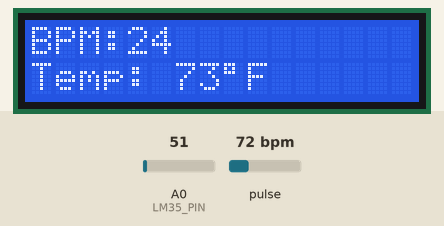
Simulated run of this sketch. Board: Arduino Uno, built with avr-gcc and run on an emulated ATmega328P. Parts: 16×2 character LCD. Inputs (shaded band) come from the test bench; at power-on: A0 (LM35_PIN) = 51, pulse 72 bpm.

Above: at 3.3 s.
3.4 s: A0 (LM35_PIN) set to 74
At 4.5 s:
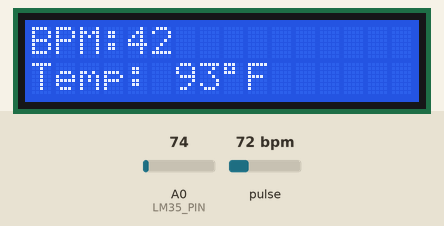
6.2 s: A0 (LM35_PIN) set to 89
At 7.5 s:
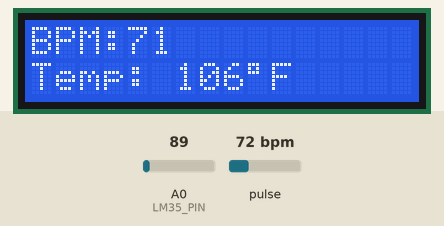
7.8 s: pulse set to 100 bpm
At 9.8 s:
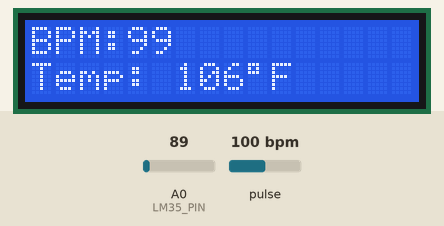
9.9 s: pulse set to 42 bpm
At 12.2 s:
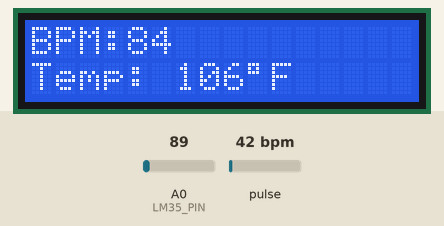
12.9 s: pulse set to 130 bpm
At 13.23 s:
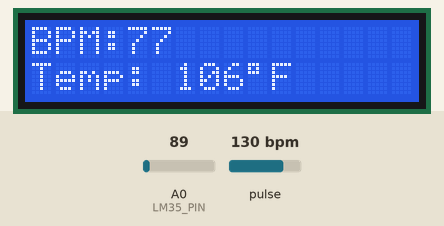
14.9 s: pulse set to 100 bpm
At 15.9 s:
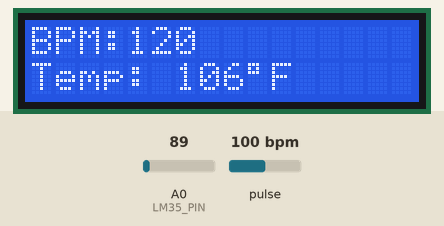
Timing chart, 0 to 17.9 s (numbered marks = the images above; inputs shaded):
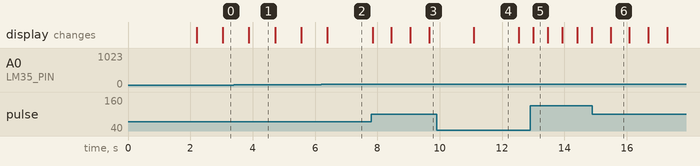

Measured:
- after the input at 6.2 s, the display: changes after 0.20 s (image 2)
- after the input at 7.8 s, the display: first changes at once (image 3 shows a later state)
- after the input at 9.9 s, the display: changes after 1.2 s (image 4)
- after the input at 12.9 s, the display: changes after 0.10 s (image 5)
- after the input at 14.9 s, the display: changes after 0.58 s (image 6)
- what the display in image 1 shows lasts 0.8 s, from 3.9 s to 4.7 s
- what the display in image 4 shows lasts 1.4 s, from 11.1 s to 12.5 s

The sketch:

HeartRate_Monitoring_Device.ino
```cpp
#include <Wire.h>
#include <LiquidCrystal_I2C.h>    // Include LCD I2C library
#include "MAX30105.h"             // MAX3010x library
#include "heartRate.h"            // Heart rate algorithm

#define LM35_PIN A0               // LM35 temperature sensor pin

MAX30105 particleSensor;

const byte RATE_SIZE = 4;
byte rates[RATE_SIZE];
byte rateSpot = 0;
long lastBeat = 0;
float beatsPerMinute;
int beatAvg;

LiquidCrystal_I2C lcd(0x27, 16, 2);   // Set the LCD I2C address & size (16x2)

void setup() {
  Wire.setClock(400000);                    // I2C speed 400kHz
  lcd.init();                              // Initialize the LCD
  lcd.backlight();                         // Turn on the backlight

  // Initialize sensor
  if (!particleSensor.begin(Wire, I2C_SPEED_FAST)) {
    lcd.setCursor(0, 0);
    lcd.print("MAX30105 ERROR");
    while (1);
  }
  particleSensor.setup();
  particleSensor.setPulseAmplitudeRed(0x0A);

  lcd.begin(16, 2);
  lcd.backlight();

  lcd.setCursor(0, 0);
  lcd.print("Health Monitor");
  lcd.setCursor(0, 1);
  lcd.print("Initializing...");
  delay(2000);

  lcd.clear();
  lcd.setCursor(0, 0);
  lcd.print("BPM: 0");
  lcd.setCursor(0, 1);
  lcd.print("Temp: --");
}

void loop() {
  long irValue = particleSensor.getIR();

  // Read temperature from LM35
  int lm35Reading = analogRead(LM35_PIN);
  float temperatureC = (lm35Reading * 5.0 / 1023.0) * 100.0;
  float temperatureF = (temperatureC * 9.0 / 5.0) + 28.0;


  if (irValue > 50000) {
    if (checkForBeat(irValue) == true) {
      long delta = millis() - lastBeat;
      lastBeat = millis();
      beatsPerMinute = 60 / (delta / 1000.0);
      if (beatsPerMinute < 255 && beatsPerMinute > 20) {
        rates[rateSpot++] = (byte)beatsPerMinute;
        rateSpot %= RATE_SIZE;

        beatAvg = 0;
        for (byte x = 0; x < RATE_SIZE; x++)
          beatAvg += rates[x];
        beatAvg /= RATE_SIZE;

        lcd.clear();
        lcd.setCursor(0, 0);
        lcd.print("BPM:");
        lcd.print(beatAvg);

        lcd.setCursor(0, 1);
        lcd.print("Temp: ");
        lcd.print(temperatureF, 0);
        lcd.print((char)223); // Degree symbol
        lcd.print("F");


      }
    }
  }
  else {
    lcd.clear();
    lcd.setCursor(0, 0);
    lcd.print("Wear The Strap");
    lcd.setCursor(0, 1);
    lcd.print("Properly...");
  }
}
```
